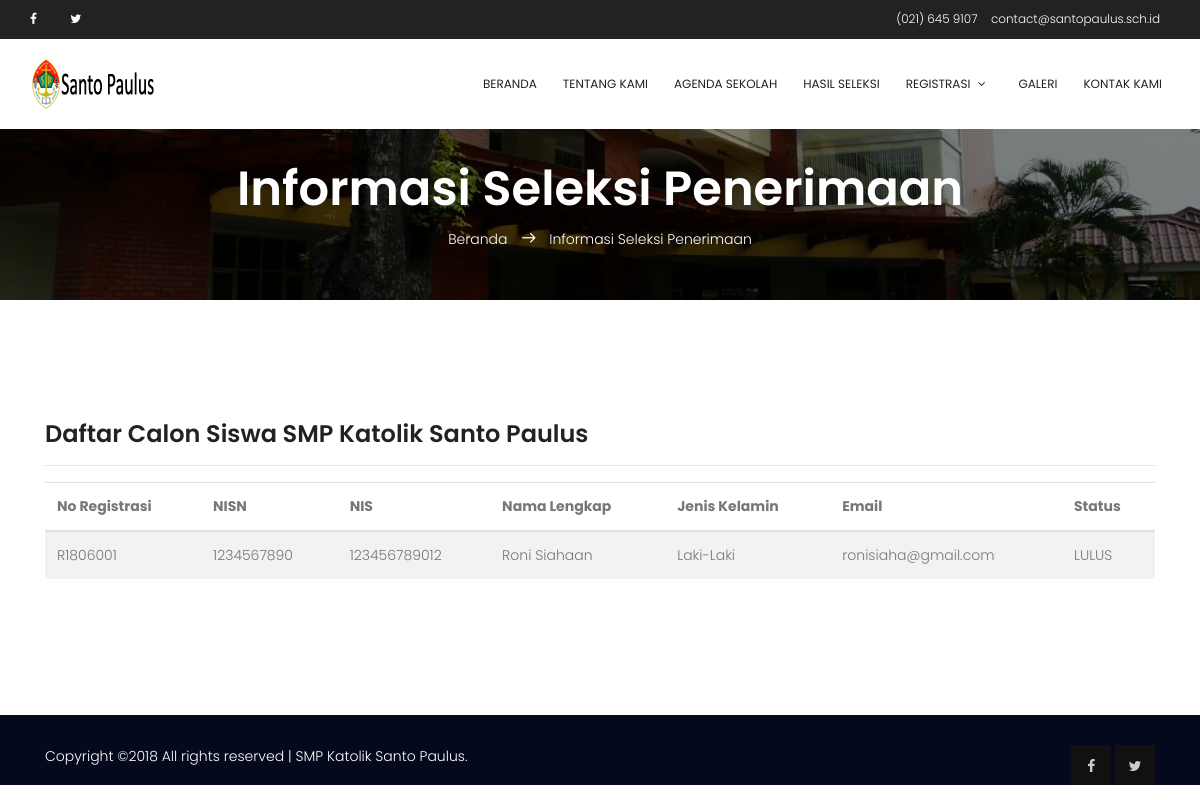
Before: /?page=pengumuman with the older database file.
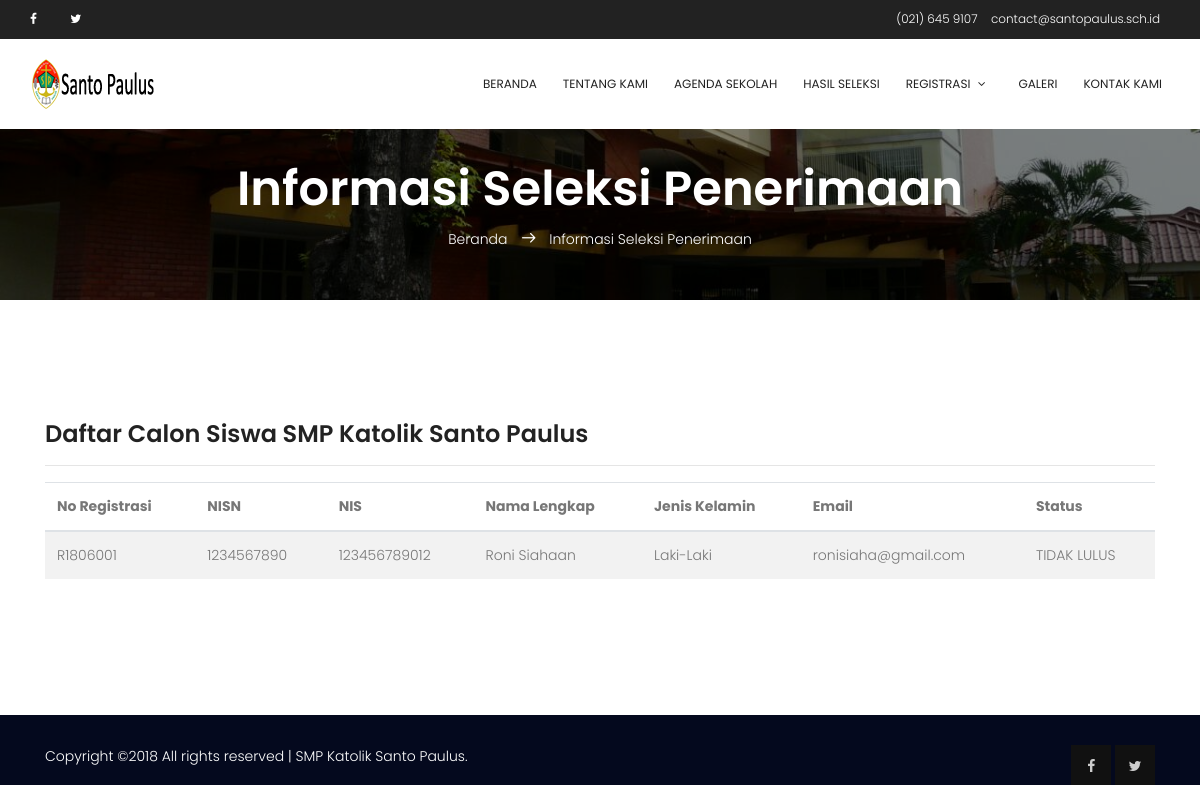
After: the same page with the newer database file.
### tables this page shows
CREATE TABLE `registrasi` (
  `reg_id` varchar(8) NOT NULL,
  `reg_date` date NOT NULL,
  `cs_nisn` varchar(10) NOT NULL,
  `reg_status` tinyint(4) NOT NULL COMMENT '1:process,2:file_verified,3:pass,4:not_pass'
);

CREATE TABLE `calon_siswa` (
  `cs_id` int(11) NOT NULL,
  `cs_nisn` varchar(10) NOT NULL,
  `cs_nis` varchar(12) NOT NULL,
  `cs_nama_lengkap` varchar(100) NOT NULL,
  `cs_tmpt_lahir` varchar(100) NOT NULL,
  `cs_tgl_lahir` date NOT NULL,
  `cs_jkel` enum('L','P') NOT NULL,
  `cs_agama` varchar(35) NOT NULL,
  `cs_no_tlp` varchar(36) NOT NULL,
  `cs_alamat_lengkap` text NOT NULL,
  `cs_nama_ayah` varchar(100) NOT NULL,
  `cs_nama_ibu` varchar(100) NOT NULL,
  `cs_nama_wali` varchar(100) NOT NULL,
  `cs_asal_sekolah` varchar(100) NOT NULL,
  `cs_email` varchar(100) NOT NULL
);

### digi_canvas.php (called while the page is built, shortened)
<?php
require("includes/constants.php");
require('includes/class.db.php');
$database = DB::getInstance();
include("template/v_header.php");
include("template/v_content.php");
include("template/v_footer.php");
?>

### includes/constants.php (called while the page is built, shortened)
<?php
$baseurl = "http://".$_SERVER['HTTP_HOST'].str_replace(basename($_SERVER['SCRIPT_NAME']),"",$_SERVER['SCRIPT_NAME']);
?>

### includes/class.db.php (called while the page is built, shortened)
<?php
class DB
{
    private $link = null;
    static $inst = null;
    public function __construct()
    {
        try {
            $this->link = new mysqli( DB_HOST, DB_USER, DB_PASS, DB_NAME );
            $this->link->set_charset( "utf8" );
        } catch ( Exception $e ) {
            die( 'Unable to connect to database' );
        }
    }
    public function get_results( $query, $object = false )
    {
        $results = $this->link->query( $query );
        if( $this->link->error )
        {
            $this->log_db_errors( $this->link->error, $query );
            return false;
        }
        else
        {
            $row = array();
            while( $r = ( !$object ) ? $results->fetch_assoc() : $results->fetch_object() )
            {
                $row[] = $r;
            }
            return $row;
        }
    }
    static function getInstance()
    {
        if( self::$inst == null )
        {
            self::$inst = new DB();
        }
        return self::$inst;
    }
}

### modules/pengumuman/page_pengumuman.php (the view, shortened to what this page needs)
<?php
    $pagetitle = "Informasi Seleksi Penerimaan";
?>
<section class="banner-area relative">
    <div class="overlay overlay-bg"></div>
    <div class="container">
        <div class="row d-flex align-items-center justify-content-center">
            <div class="about-content col-lg-12">
                <h1 class="text-white">
                    <?php echo ucfirst($pagetitle);?>
                </h1>
                <p class="text-white link-nav"><a href="<?php echo $baseurl;?>">Beranda </a>  <span class="lnr lnr-arrow-right"></span>  <?php echo ucfirst($pagetitle);?></p>
            </div>
        </div>
    </div>
</section>
<section class="section-gap">
<div class="container">
    <div class="row">
        <div class="col-md-12">
            <h3>Daftar Calon Siswa SMP Katolik Santo Paulus</h3><hr>
            <table id="data_grid" class="table table-striped">
            <thead>
                <tr>
                    <th>No Registrasi</th>
                    <th>NISN</th>
                    <th>NIS</th>
                    <th>Nama Lengkap</th>
                    <th>Jenis Kelamin</th>
                    <th>Email</th>
                    <th>Status</th>
                </tr>
            </thead>
            <tbody>
            <?php
                $query = "SELECT r.reg_id, r.reg_status, c.* "
                        . "FROM registrasi AS r INNER JOIN calon_siswa AS c ON r.cs_nisn = c.cs_nisn "
                        . "WHERE r.reg_status <> 0 ORDER BY reg_id ASC";
                $results = $database->get_results( $query );
                foreach( $results as $row )
                {
                    $gender = $row["cs_jkel"] == "L" ? "Laki-Laki" : "Perempuan";
                    $stat = (int)$row["reg_status"];
                    switch ($stat){
                        case 3:
                            $status = strtoupper("lulus");
                        break;
                        case 4:
                            $status = strtoupper("tidak lulus");
                        break;
                    }
                        echo '<td>'.$row["reg_id"].'</td>';
                        echo '<td>'.$row["cs_nisn"].'</td>';
                        echo '<td>'.$row["cs_nis"].'</td>';
                        echo '<td>'.$row["cs_nama_lengkap"].'</td>';
                        echo '<td>'.$gender.'</td>';
                        echo '<td>'.$row["cs_email"].'</td>';
                        echo '<td>'.$status.'</td>';
                }
            ?>
            </tbody>
            </table>
        </div>
    </div>
</div>
</section>

Changed rows visible on the page:
changed registrasi "Roni Siahaan": status "LULUS" → "TIDAK LULUS"
